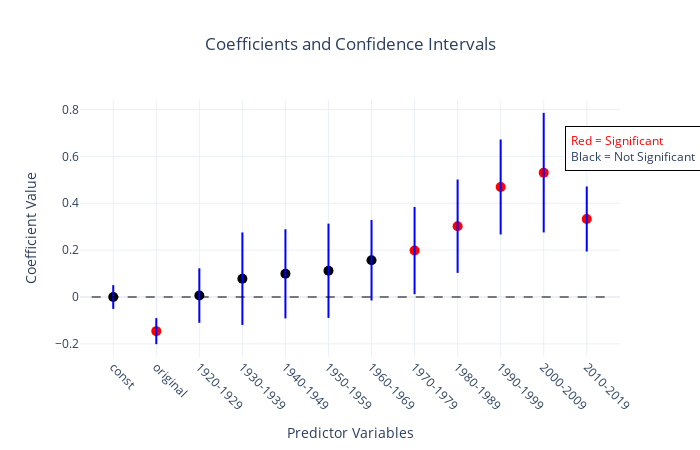

This figure's notebook cell:
### Code cell
star_popularity_coefs = plot_significance_plotly(model, "DataStory/star_popularity.html")

### Figure 1 — Plotly figure (JSON) as saved in the notebook; plotly's stock layout.template omitted (floating-point values rounded to 4 significant figures)
{"data": [{"marker": {"color": "black", "size": 10}, "mode": "markers", "name": "const Coef", "type": "scatter", "x": ["const"], "y": [1.821e-17]}, {"line": {"color": "blue", "width": 2}, "mode": "lines", "showlegend": false, "type": "scatter", "x": ["const", "const"], "y": [-0.05069, 0.05069]}, {"marker": {"color": "red", "size": 10}, "mode": "markers", "name": "original Coef", "type": "scatter", "x": ["original"], "y": [-0.1457]}, {"line": {"color": "blue", "width": 2}, "mode": "lines", "showlegend": false, "type": "scatter", "x": ["original", "original"], "y": [-0.2012, -0.09013]}, {"marker": {"color": "black", "size": 10}, "mode": "markers", "name": "1920-1929 Coef", "type": "scatter", "x": ["1920-1929"], "y": [0.006158]}, {"line": {"color": "blue", "width": 2}, "mode": "lines", "showlegend": false, "type": "scatter", "x": ["1920-1929", "1920-1929"], "y": [-0.1102, 0.1225]}, {"marker": {"color": "black", "size": 10}, "mode": "markers", "name": "1930-1939 Coef", "type": "scatter", "x": ["1930-1939"], "y": [0.0781]}, {"line": {"color": "blue", "width": 2}, "mode": "lines", "showlegend": false, "type": "scatter", "x": ["1930-1939", "1930-1939"], "y": [-0.1194, 0.2756]}, {"marker": {"color": "black", "size": 10}, "mode": "markers", "name": "1940-1949 Coef", "type": "scatter", "x": ["1940-1949"], "y": [0.09906]}, {"line": {"color": "blue", "width": 2}, "mode": "lines", "showlegend": false, "type": "scatter", "x": ["1940-1949", "1940-1949"], "y": [-0.09108, 0.2892]}, {"marker": {"color": "black", "size": 10}, "mode": "markers", "name": "1950-1959 Coef", "type": "scatter", "x": ["1950-1959"], "y": [0.112]}, {"line": {"color": "blue", "width": 2}, "mode": "lines", "showlegend": false, "type": "scatter", "x": ["1950-1959", "1950-1959"], "y": [-0.08928, 0.3133]}, {"marker": {"color": "black", "size": 10}, "mode": "markers", "name": "1960-1969 Coef", "type": "scatter", "x": ["1960-1969"], "y": [0.157]}, {"line": {"color": "blue", "width": 2}, "mode": "lines", "showlegend": false, "type": "scatter", "x": ["1960-1969", "1960-1969"], "y": [-0.01479, 0.3288]}, {"marker": {"color": "red", "size": 10}, "mode": "markers", "name": "1970-1979 Coef", "type": "scatter", "x": ["1970-1979"], "y": [0.1982]}, {"line": {"color": "blue", "width": 2}, "mode": "lines", "showlegend": false, "type": "scatter", "x": ["1970-1979", "1970-1979"], "y": [0.01209, 0.3843]}, {"marker": {"color": "red", "size": 10}, "mode": "markers", "name": "1980-1989 Coef", "type": "scatter", "x": ["1980-1989"], "y": [0.3022]}, {"line": {"color": "blue", "width": 2}, "mode": "lines", "showlegend": false, "type": "scatter", "x": ["1980-1989", "1980-1989"], "y": [0.1029, 0.5014]}, {"marker": {"color": "red", "size": 10}, "mode": "markers", "name": "1990-1999 Coef", "type": "scatter", "x": ["1990-1999"], "y": [0.4695]}, {"line": {"color": "blue", "width": 2}, "mode": "lines", "showlegend": false, "type": "scatter", "x": ["1990-1999", "1990-1999"], "y": [0.2668, 0.6721]}, {"marker": {"color": "red", "size": 10}, "mode": "markers", "name": "2000-2009 Coef", "type": "scatter", "x": ["2000-2009"], "y": [0.5307]}, {"line": {"color": "blue", "width": 2}, "mode": "lines", "showlegend": false, "type": "scatter", "x": ["2000-2009", "2000-2009"], "y": [0.2756, 0.7859]}, {"marker": {"color": "red", "size": 10}, "mode": "markers", "name": "2010-2019 Coef", "type": "scatter", "x": ["2010-2019"], "y": [0.333]}, {"line": {"color": "blue", "width": 2}, "mode": "lines", "showlegend": false, "type": "scatter", "x": ["2010-2019", "2010-2019"], "y": [0.1944, 0.4717]}], "layout": {"annotations": [{"align": "left", "bgcolor": "white", "bordercolor": "black", "borderpad": 5, "borderwidth": 1, "font": {"size": 12}, "showarrow": false, "text": "<br><span style='color:red'>Red = Significant</span><br>Black = Not Significant", "x": 1.15, "xref": "paper", "y": 0.9, "yref": "paper"}], "autosize": true, "height": 450, "shapes": [{"line": {"color": "black", "dash": "dash", "width": 1}, "type": "line", "x0": -0.5, "x1": 11.5, "y0": 0, "y1": 0}], "showlegend": false, "title": {"text": "Coefficients and Confidence Intervals", "x": 0.5, "xanchor": "center"}, "width": 700, "xaxis": {"tickangle": 45, "ticktext": ["const", "original", "1920-1929", "1930-1939", "1940-1949", "1950-1959", "1960-1969", "1970-1979", "1980-1989", "1990-1999", "2000-2009", "2010-2019"], "tickvals": [0, 1, 2, 3, 4, 5, 6, 7, 8, 9, 10, 11], "title": {"text": "Predictor Variables"}}, "yaxis": {"title": {"text": "Coefficient Value"}}}}
